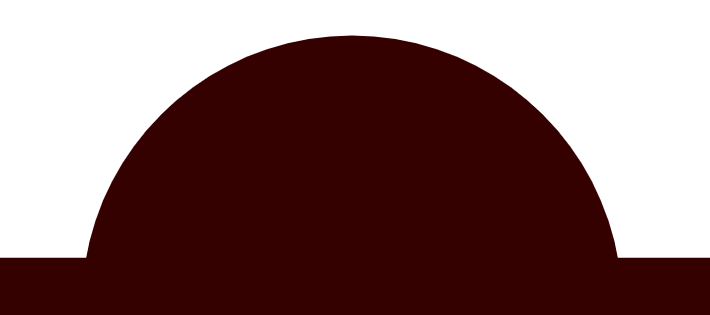
#> input picture imagens_teste/100_geo.png, 710 x 315 px; its folder holds only this picture in this run
$ python -i filtros.py   (imports and definitions only)
#> lines starting #> are read from the running program, lines starting #| are printed output that depends on the picture; after the words box and inside, x2 and y2 are one past the last pixel; in counts of white or black regions, pixels touching at a corner belong together
### parametros.py
import json
import logging
from pathlib import Path
from typing import Any, Dict

_log = logging.getLogger(__name__)

CONFIG_PATH = Path(__file__).resolve().parent / "configuracao.json"

DEFAULTS: Dict[str, Any] = {
    "baseline_bottom_fraction": 0.10,
    "baseline_inlier_min_pixels": 2.0,
    "baseline_inlier_mad_scale": 2.5,
    "baseline_refine_iterations": 2,
    "roi_bottom_exclude": 0.08,
    "roi_top_exclude": 0.20,
    "polyfit_degree": 2,
    "min_points_for_fit": 8,
    "angle_baseline_offset_factor": 0.01,
    "angle_baseline_offset_min": 1.5,
    "angle_baseline_offset_max": 4.0,
    "otsu_blur_kernel": "5,5",
    "otsu_morph_kernel": "5,5",
    "otsu_morph_iterations": 1,
    "canny_blur_kernel": "5,5",
    "canny_threshold_low": 30,
    "canny_threshold_high": 100,
    "canny_close_kernel": "3,3",
    "canny_close_iterations": 2,
    "angle_contact_candidate_max_dist": 25.0,
    "angle_contact_candidate_max_vertical": 12.0,
    "angle_contact_local_window_sizes": "7,9,11,13,15,17",
    "angle_contact_min_window_points": 4,
    "angle_contact_min_r2": 0.70,
    "angle_contact_max_rmse": 3.0,
    "angle_contact_max_cond": 1e8,
    "angle_window_height_factor": 0.55,
    "angle_window_height_min": 70,
    "angle_window_height_max": 220,
    "angle_outlier_sigma_scale": 2.0,
    "surface_baseline_correction_min_diff_px": 10.0,
    "quality_rmse_ref_px": 3.0,
    "quality_min_score": 0.0,
    "quality_max_score": 1.0,
    "min_circularity": 0.35,
    "test_angle_tolerance_deg": 1.0
}

_CACHE: Dict[str, Any] | None = None


def carregar_parametros(force_reload: bool = False) -> Dict[str, Any]:
    global _CACHE
    if _CACHE is not None and not force_reload:
        return _CACHE

    data: Dict[str, Any] = dict(DEFAULTS)
    if CONFIG_PATH.exists():
        try:
            raw = json.loads(CONFIG_PATH.read_text(encoding="utf-8"))
            if isinstance(raw, dict):
                data.update(raw)
        except Exception as e:
            _log.warning("Falha ao ler %s: %s. Usando valores padrÃ£o.", CONFIG_PATH, e)

    _CACHE = data
    return data


# [6 lines left out: function salvar_parametros, not called in this run]


def obter(nome: str, fallback: Any = None) -> Any:
    params = carregar_parametros()
    if nome in params:
        return params[nome]
    return fallback


# [6 lines left out: function atualizar_runtime, not called in this run]

### processamento_imagem/filtros.py
import cv2
import numpy as np

from parametros import obter


def _kernel_configurado(nome: str, padrao: str) -> tuple[int, int]:
    valor = obter(nome, padrao)
    partes = valor.split(",") if isinstance(valor, str) else valor
    if not isinstance(partes, (tuple, list)) or len(partes) != 2:
        raise ValueError(f"Parâmetro {nome} deve definir duas dimensões de kernel.")
    return tuple(_garantir_impar(int(parte)) for parte in partes)


def preprocessar_imagem_robusto(imagem):
    """Melhora contraste local e reduz sensibilidade a iluminação irregular."""
    gray = cv2.cvtColor(imagem, cv2.COLOR_BGR2GRAY)
    clahe = cv2.createCLAHE(clipLimit=2.0, tileGridSize=(8, 8))
    gray_clahe = clahe.apply(gray)
    return cv2.GaussianBlur(gray_clahe, (3, 3), 0)


def _fechar_mascara(bin_img, kernel_size=(5, 5), iterations=1):
    kernel = cv2.getStructuringElement(cv2.MORPH_ELLIPSE, kernel_size)
    return cv2.morphologyEx(bin_img, cv2.MORPH_CLOSE, kernel, iterations=iterations)


def _garantir_impar(valor: int, minimo: int = 3) -> int:
    valor = max(int(valor), minimo)
    return valor if valor % 2 == 1 else valor + 1


OTSU_BLUR_KERNEL = _kernel_configurado("otsu_blur_kernel", "5,5")
OTSU_MORPH_KERNEL = _kernel_configurado("otsu_morph_kernel", "5,5")
OTSU_MORPH_ITERATIONS = int(obter("otsu_morph_iterations", 1))
CANNY_BLUR_KERNEL = _kernel_configurado("canny_blur_kernel", "5,5")
CANNY_THRESHOLD_LOW = int(obter("canny_threshold_low", 30))
CANNY_THRESHOLD_HIGH = int(obter("canny_threshold_high", 100))
CANNY_CLOSE_KERNEL = _kernel_configurado("canny_close_kernel", "3,3")
CANNY_CLOSE_ITERATIONS = int(obter("canny_close_iterations", 2))


def aplicar_filtro_binary_otsu(imagem, blur_kernel=None, morph_kernel=None, morph_iterations=None):
    """Binarização OTSU com fechamento morfológico."""
    gray = cv2.cvtColor(imagem, cv2.COLOR_BGR2GRAY)
    blur_kernel = OTSU_BLUR_KERNEL if blur_kernel is None else blur_kernel
    morph_kernel = OTSU_MORPH_KERNEL if morph_kernel is None else morph_kernel
    morph_iterations = OTSU_MORPH_ITERATIONS if morph_iterations is None else morph_iterations
    kx = _garantir_impar(blur_kernel[0])
    ky = _garantir_impar(blur_kernel[1])
    blur = cv2.GaussianBlur(gray, (kx, ky), 0)
    _, bin_img = cv2.threshold(blur, 0, 255, cv2.THRESH_BINARY_INV + cv2.THRESH_OTSU)
    if morph_iterations > 0:
        bin_img = _fechar_mascara(bin_img, morph_kernel, iterations=morph_iterations)
    return gray, bin_img


def aplicar_filtro_edges_canny(imagem):
    """Detecção de bordas por Canny."""
    gray = cv2.cvtColor(imagem, cv2.COLOR_BGR2GRAY)
    blur = cv2.GaussianBlur(gray, CANNY_BLUR_KERNEL, 0)
    edges = cv2.Canny(blur, CANNY_THRESHOLD_LOW, CANNY_THRESHOLD_HIGH)
    return gray, edges


def aplicar_filtro_binary_adaptive(
    imagem,
    blur_kernel=(5, 5),
    block_divisor=30,
    block_min=31,
    c_value=2,
    open_kernel=(3, 3),
    close_kernel=(3, 3),
    open_iterations=1,
    close_iterations=1,
):
    """Binarização adaptativa gaussiana com limpeza morfológica."""
    gray = cv2.cvtColor(imagem, cv2.COLOR_BGR2GRAY)
    kx = _garantir_impar(blur_kernel[0])
    ky = _garantir_impar(blur_kernel[1])
    blur = cv2.GaussianBlur(gray, (kx, ky), 0)
    h, w = blur.shape[:2]
    blocksize = _garantir_impar(max(block_min, min(h, w) // max(1, block_divisor)), minimo=3)
    if blocksize >= min(h, w):
        limite = _garantir_impar(max(3, min(h, w) - 1), minimo=3)
        blocksize = min(blocksize, limite)
    binary = cv2.adaptiveThreshold(
        blur,
        255,
        cv2.ADAPTIVE_THRESH_GAUSSIAN_C,
        cv2.THRESH_BINARY_INV,
        blocksize,
        c_value,
    )
    if open_iterations > 0:
        kernel_open = cv2.getStructuringElement(cv2.MORPH_ELLIPSE, open_kernel)
        binary = cv2.morphologyEx(binary, cv2.MORPH_OPEN, kernel_open, iterations=open_iterations)
    if close_iterations > 0:
        kernel_close = cv2.getStructuringElement(cv2.MORPH_ELLIPSE, close_kernel)
        binary = cv2.morphologyEx(binary, cv2.MORPH_CLOSE, kernel_close, iterations=close_iterations)
    return gray, binary


def gerar_candidatos_segmentacao(imagem):
    """Gera máscaras candidatas com agressividades diferentes.

    A ordem vai do mais preservador ao mais robusto. A escolha final deve ser
    guiada pela qualidade da segmentação obtida, não pela aparência da imagem.
    """
    candidatos = {}

    _, candidatos["OTSU_LIGHT"] = aplicar_filtro_binary_otsu(
        imagem,
        blur_kernel=(3, 3),
        morph_kernel=(3, 3),
        morph_iterations=1,
    )
    _, candidatos["OTSU"] = aplicar_filtro_binary_otsu(imagem)

    _, candidatos["ADAPTIVE_LIGHT"] = aplicar_filtro_binary_adaptive(
        imagem,
        blur_kernel=(3, 3),
        block_divisor=60,
        block_min=11,
        c_value=1,
        open_iterations=0,
        close_iterations=0,
    )
    _, candidatos["ADAPTIVE"] = aplicar_filtro_binary_adaptive(imagem)

    _, edges = aplicar_filtro_edges_canny(imagem)
    candidatos["CANNY"] = _fechar_mascara(edges, (3, 3), iterations=2)
    return candidatos


def aplicar_preprocessamento_clahe(imagem):
    gray_clahe = preprocessar_imagem_robusto(imagem)
    return gray_clahe, gray_clahe


def _score_mascara(bin_img):
    total_pixels = float(bin_img.shape[0] * bin_img.shape[1])
    white_pixels = float(np.count_nonzero(bin_img == 255))
    fill_ratio = white_pixels / total_pixels if total_pixels else 0.0
    if fill_ratio < 0.03 or fill_ratio > 0.92:
        return -999.0

    unique, counts = np.unique(bin_img, return_counts=True)
    probs = counts / total_pixels if total_pixels else np.array([1.0])
    entropy = -np.sum(probs * np.log2(probs + 1e-10))
    return (0.7 * fill_ratio) - (0.3 * entropy / 8.0)


def aplicar_multi_threshold(imagem):
    """Testa OTSU, ADAPTIVE e CANNY e retorna a máscara mais promissora."""
    candidatos_segmentacao = gerar_candidatos_segmentacao(imagem)
    candidatos = {
        "OTSU": (candidatos_segmentacao["OTSU"], _score_mascara(candidatos_segmentacao["OTSU"])),
        "ADAPTIVE": (candidatos_segmentacao["ADAPTIVE"], _score_mascara(candidatos_segmentacao["ADAPTIVE"])),
        "CANNY": (candidatos_segmentacao["CANNY"], _score_mascara(candidatos_segmentacao["CANNY"])),
    }

    metodo, (mask, _) = max(candidatos.items(), key=lambda item: item[1][1])
    return mask, metodo


def aplicar_pre_processamento(imagem):
    """Compatibilidade: mantém OTSU como pipeline padrão simples."""
    return aplicar_filtro_binary_otsu(imagem)

>>> import cv2
>>> picture = cv2.imread('../imagens_teste/100_geo.png')
#> picture is the input picture: shape (315, 710, 3); mean B, G, R 107.4, 107.4, 137.5
>>> result = gerar_candidatos_segmentacao(picture)
#> in aplicar_filtro_binary_otsu, `gray = cv2.cvtColor(imagem, cv2.COLOR_BGR2GRAY)`:
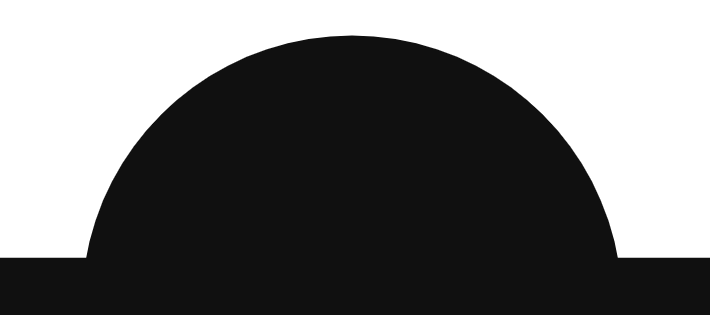
#> gray: shape (315, 710); min 16, max 255, mean 116.7
#> in aplicar_filtro_binary_otsu, `_, bin_img = cv2.threshold(blur, 0, 255, cv2.THRESH_BINARY_INV + cv2.T..`:
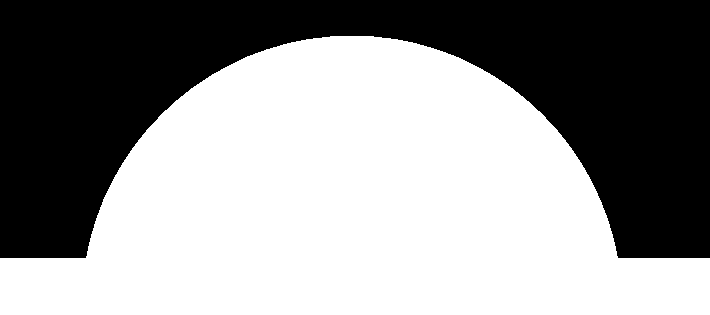
#> bin_img: shape (315, 710); 57.8% white; 1 black region, box (x1, y1, x2, y2) and area: (0, 0, 710, 258) 94273
#> in _fechar_mascara, `return cv2.morphologyEx(bin_img, cv2.MORPH_CLOSE, kernel, iterations=i..`: returned value: shape (315, 710); 57.8% white; 1 black region, box (x1, y1, x2, y2) and area: (0, 0, 710, 258) 94271
#> in aplicar_filtro_binary_otsu (call 2), `_, bin_img = cv2.threshold(blur, 0, 255, cv2.THRESH_BINARY_INV + cv2.T..`: bin_img: shape (315, 710); 57.8% white; 1 black region, box (x1, y1, x2, y2) and area: (0, 0, 710, 258) 94272
#> in _fechar_mascara (call 2), `return cv2.morphologyEx(bin_img, cv2.MORPH_CLOSE, kernel, iterations=i..`: returned value: shape (315, 710); 57.8% white; 1 black region, box (x1, y1, x2, y2) and area: (0, 0, 710, 258) 94270
#> in aplicar_filtro_binary_adaptive, `binary = cv2.adaptiveThreshold( blur, 255, cv2.ADAPTIVE_THRESH_GAUSSIA..`:
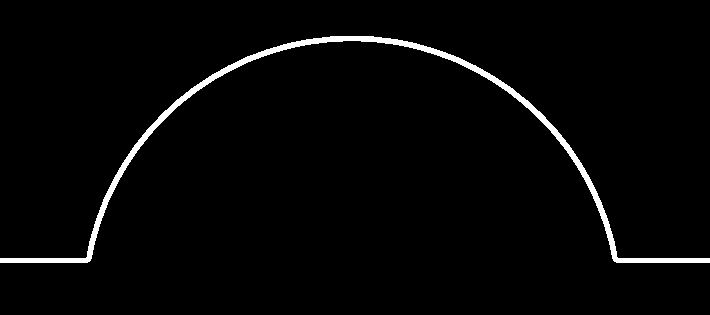
#> binary: shape (315, 710); 2.3% white; 1 white region, box (x1, y1, x2, y2) and area: (0, 36, 710, 263) 5238
#> call 2 of aplicar_filtro_binary_adaptive, with blur_kernel = (5, 5), block_divisor = 30, block_min = 31, c_value = 2, open_kernel = (3, 3), close_kernel = (3, 3), open_iterations = 1, close_iterations = 1
#> in aplicar_filtro_binary_adaptive (call 2), `binary = cv2.adaptiveThreshold( blur, 255, cv2.ADAPTIVE_THRESH_GAUSSIA..`:
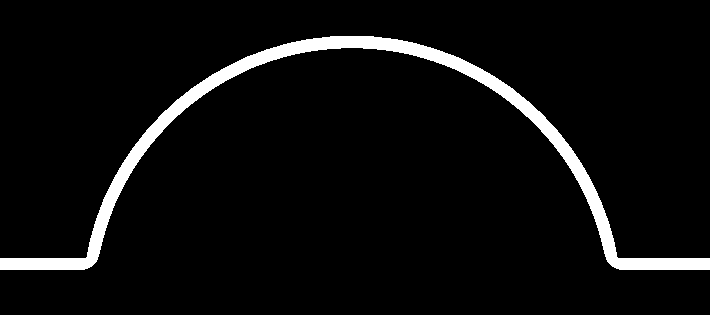
#> binary: shape (315, 710); 5.1% white; 1 white region, box (x1, y1, x2, y2) and area: (0, 36, 710, 270) 11488
#> in aplicar_filtro_edges_canny, `edges = cv2.Canny(blur, CANNY_THRESHOLD_LOW, CANNY_THRESHOLD_HIGH)`:
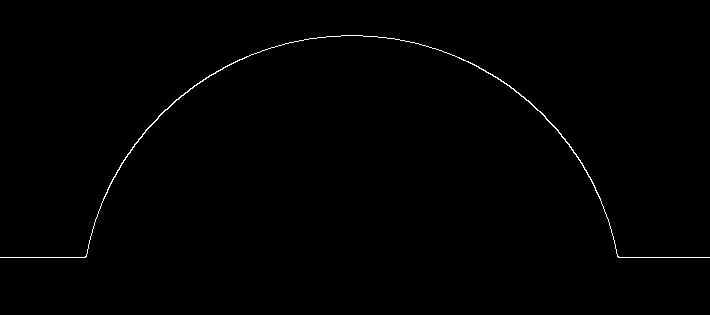
#> edges: shape (315, 710); 0.48% white in thin lines or dots, all inside (x1, y1, x2, y2) = (0, 35, 710, 258)
#> result = 5 items

$ run again, on imagens_teste/130_geo.png
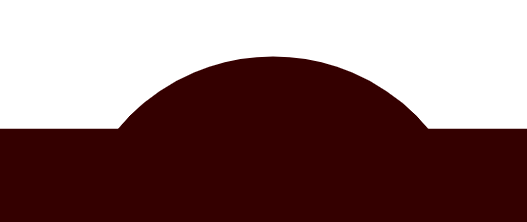
#> input picture imagens_teste/130_geo.png, 527 x 222 px
#> picture is the input picture: shape (222, 527, 3); mean B, G, R 114, 114, 142.7
#> in aplicar_filtro_binary_otsu, `_, bin_img = cv2.threshold(blur, 0, 255, cv2.THRESH_BINARY_INV + cv2.T..`:
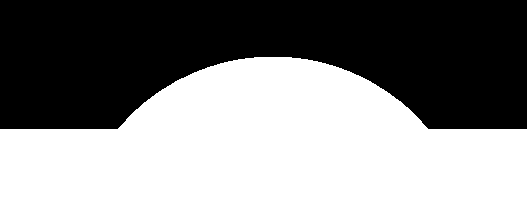
#> bin_img: shape (222, 527); 55.3% white; 1 black region, box (x1, y1, x2, y2) and area: (0, 0, 527, 129) 52353
#> bin_img: shape (222, 527); 55.3% white; 1 black region, box (x1, y1, x2, y2) and area: (0, 0, 527, 129) 52352
#> binary: shape (222, 527); 2.7% white; 1 white region, box (x1, y1, x2, y2) and area: (0, 57, 527, 134) 3108
#> binary: shape (222, 527); 6% white; 1 white region, box (x1, y1, x2, y2) and area: (0, 57, 527, 141) 6993
#> in aplicar_filtro_edges_canny, `edges = cv2.Canny(blur, CANNY_THRESHOLD_LOW, CANNY_THRESHOLD_HIGH)`:
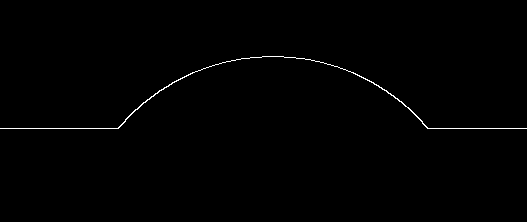
#> edges: shape (222, 527); 0.55% white in thin lines or dots, all inside (x1, y1, x2, y2) = (0, 56, 527, 129)
#> result = 5 items
